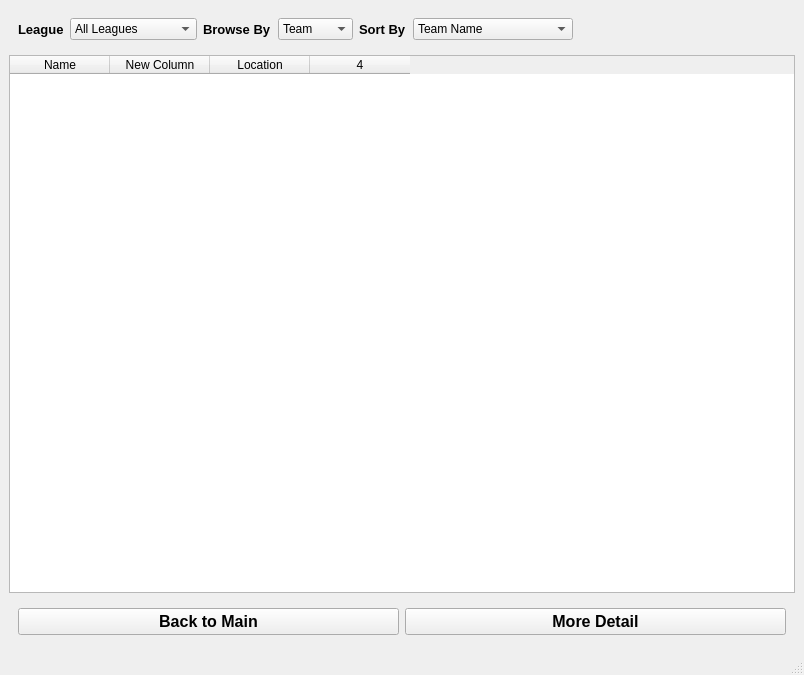
<?xml version="1.0" encoding="UTF-8"?>
<ui version="4.0">
 <class>browse_window</class>
 <widget class="QMainWindow" name="browse_window">
  <property name="geometry">
   <rect>
    <x>0</x>
    <y>0</y>
    <width>804</width>
    <height>675</height>
   </rect>
  </property>
  <property name="windowTitle">
   <string>Browse MLB Stadiums</string>
  </property>
  <widget class="QWidget" name="centralwidget">
   <layout class="QVBoxLayout" name="verticalLayout">
    <item alignment="Qt::AlignmentFlag::AlignLeft">
     <widget class="QWidget" name="topControlsWidget" native="true">
      <layout class="QHBoxLayout" name="horizontalLayout">
       <item>
        <widget class="QLabel" name="lblLeague">
         <property name="font">
          <font>
           <pointsize>10</pointsize>
           <bold>true</bold>
          </font>
         </property>
         <property name="text">
          <string>League</string>
         </property>
        </widget>
       </item>
       <item>
        <widget class="QComboBox" name="cmbLeague">
         <property name="enabled">
          <bool>true</bool>
         </property>
         <item>
          <property name="text">
           <string>All Leagues</string>
          </property>
         </item>
         <item>
          <property name="text">
           <string>American League</string>
          </property>
         </item>
         <item>
          <property name="text">
           <string>National League</string>
          </property>
         </item>
        </widget>
       </item>
       <item>
        <widget class="QLabel" name="lblBrowseBy">
         <property name="font">
          <font>
           <pointsize>10</pointsize>
           <bold>true</bold>
          </font>
         </property>
         <property name="text">
          <string>Browse By</string>
         </property>
        </widget>
       </item>
       <item>
        <widget class="QComboBox" name="cmbBrowseBy">
         <item>
          <property name="text">
           <string>Team</string>
          </property>
         </item>
         <item>
          <property name="text">
           <string>Stadium</string>
          </property>
         </item>
        </widget>
       </item>
       <item>
        <widget class="QLabel" name="lblSortBy">
         <property name="font">
          <font>
           <pointsize>10</pointsize>
           <bold>true</bold>
          </font>
         </property>
         <property name="text">
          <string>Sort By</string>
         </property>
        </widget>
       </item>
       <item>
        <widget class="QComboBox" name="cmbSortBy">
         <property name="editable">
          <bool>false</bool>
         </property>
         <property name="maxVisibleItems">
          <number>49</number>
         </property>
         <item>
          <property name="text">
           <string>Team Name</string>
          </property>
         </item>
         <item>
          <property name="text">
           <string>Stadium Name</string>
          </property>
         </item>
         <item>
          <property name="text">
           <string>League</string>
          </property>
         </item>
         <item>
          <property name="text">
           <string>Date Opened</string>
          </property>
         </item>
         <item>
          <property name="text">
           <string>Seat Capacity</string>
          </property>
         </item>
         <item>
          <property name="text">
           <string>Distance to Center Field</string>
          </property>
         </item>
         <item>
          <property name="text">
           <string>Ballpark Typology</string>
          </property>
         </item>
         <item>
          <property name="text">
           <string>Open Roof</string>
          </property>
         </item>
        </widget>
       </item>
      </layout>
     </widget>
    </item>
    <item>
     <widget class="QTableWidget" name="tblBrowse">
      <property name="columnCount">
       <number>4</number>
      </property>
      <column>
       <property name="text">
        <string>Name</string>
       </property>
      </column>
      <column>
       <property name="text">
        <string>New Column</string>
       </property>
      </column>
      <column>
       <property name="text">
        <string>Location</string>
       </property>
      </column>
      <column/>
     </widget>
    </item>
    <item>
     <widget class="QWidget" name="widget" native="true">
      <layout class="QHBoxLayout" name="horizontalLayout_2">
       <item>
        <widget class="QPushButton" name="btnBackToMain">
         <property name="font">
          <font>
           <pointsize>12</pointsize>
           <bold>true</bold>
          </font>
         </property>
         <property name="text">
          <string>Back to Main</string>
         </property>
        </widget>
       </item>
       <item>
        <widget class="QPushButton" name="btnMoreDetail">
         <property name="enabled">
          <bool>true</bool>
         </property>
         <property name="font">
          <font>
           <pointsize>12</pointsize>
           <bold>true</bold>
          </font>
         </property>
         <property name="text">
          <string>More Detail</string>
         </property>
        </widget>
       </item>
      </layout>
     </widget>
    </item>
   </layout>
  </widget>
  <widget class="QMenuBar" name="menubar">
   <property name="geometry">
    <rect>
     <x>0</x>
     <y>0</y>
     <width>804</width>
     <height>18</height>
    </rect>
   </property>
  </widget>
  <widget class="QStatusBar" name="statusbar"/>
 </widget>
 <resources/>
 <connections/>
</ui>
